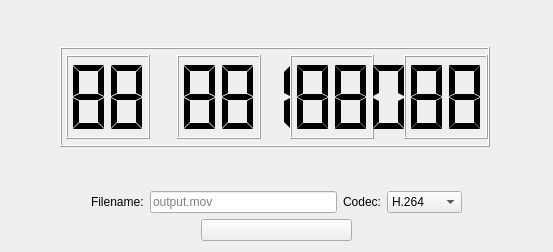
<?xml version="1.0" encoding="UTF-8"?>
<ui version="4.0">
 <class>RecorderWidget</class>
 <widget class="QWidget" name="RecorderWidget">
  <property name="geometry">
   <rect>
    <x>0</x>
    <y>0</y>
    <width>553</width>
    <height>252</height>
   </rect>
  </property>
  <property name="sizePolicy">
   <sizepolicy hsizetype="Preferred" vsizetype="Preferred">
    <horstretch>0</horstretch>
    <verstretch>0</verstretch>
   </sizepolicy>
  </property>
  <layout class="QGridLayout" name="gridLayout">
   <item row="1" column="0">
    <spacer name="horizontalSpacerLeft">
     <property name="orientation">
      <enum>Qt::Horizontal</enum>
     </property>
     <property name="sizeHint" stdset="0">
      <size>
       <width>40</width>
       <height>20</height>
      </size>
     </property>
    </spacer>
   </item>
   <item row="1" column="2">
    <widget class="QFrame" name="frameClock">
     <property name="sizePolicy">
      <sizepolicy hsizetype="Fixed" vsizetype="Fixed">
       <horstretch>0</horstretch>
       <verstretch>0</verstretch>
      </sizepolicy>
     </property>
     <property name="minimumSize">
      <size>
       <width>451</width>
       <height>120</height>
      </size>
     </property>
     <widget class="QLCDNumber" name="lcdNumber">
      <property name="geometry">
       <rect>
        <x>9</x>
        <y>10</y>
        <width>430</width>
        <height>100</height>
       </rect>
      </property>
      <property name="sizePolicy">
       <sizepolicy hsizetype="Fixed" vsizetype="Fixed">
        <horstretch>0</horstretch>
        <verstretch>0</verstretch>
       </sizepolicy>
      </property>
      <property name="minimumSize">
       <size>
        <width>300</width>
        <height>100</height>
       </size>
      </property>
      <property name="numDigits">
       <number>11</number>
      </property>
      <property name="digitCount">
       <number>11</number>
      </property>
      <property name="segmentStyle">
       <enum>QLCDNumber::Flat</enum>
      </property>
      <property name="intValue" stdset="0">
       <number>888888888</number>
      </property>
     </widget>
     <widget class="QLCDNumber" name="lcdNumberShadowMinute">
      <property name="geometry">
       <rect>
        <x>126</x>
        <y>18</y>
        <width>84</width>
        <height>84</height>
       </rect>
      </property>
      <property name="sizePolicy">
       <sizepolicy hsizetype="Fixed" vsizetype="Fixed">
        <horstretch>0</horstretch>
        <verstretch>0</verstretch>
       </sizepolicy>
      </property>
      <property name="numDigits">
       <number>2</number>
      </property>
      <property name="segmentStyle">
       <enum>QLCDNumber::Flat</enum>
      </property>
      <property name="value" stdset="0">
       <double>88.000000000000000</double>
      </property>
      <property name="intValue" stdset="0">
       <number>88</number>
      </property>
     </widget>
     <widget class="QLCDNumber" name="lcdNumberShadowHour">
      <property name="geometry">
       <rect>
        <x>15</x>
        <y>18</y>
        <width>84</width>
        <height>84</height>
       </rect>
      </property>
      <property name="sizePolicy">
       <sizepolicy hsizetype="Fixed" vsizetype="Fixed">
        <horstretch>0</horstretch>
        <verstretch>0</verstretch>
       </sizepolicy>
      </property>
      <property name="numDigits">
       <number>2</number>
      </property>
      <property name="segmentStyle">
       <enum>QLCDNumber::Flat</enum>
      </property>
      <property name="value" stdset="0">
       <double>88.000000000000000</double>
      </property>
      <property name="intValue" stdset="0">
       <number>88</number>
      </property>
     </widget>
     <widget class="QLCDNumber" name="lcdNumberShadowSecond">
      <property name="geometry">
       <rect>
        <x>239</x>
        <y>18</y>
        <width>84</width>
        <height>84</height>
       </rect>
      </property>
      <property name="sizePolicy">
       <sizepolicy hsizetype="Fixed" vsizetype="Fixed">
        <horstretch>0</horstretch>
        <verstretch>0</verstretch>
       </sizepolicy>
      </property>
      <property name="numDigits">
       <number>2</number>
      </property>
      <property name="segmentStyle">
       <enum>QLCDNumber::Flat</enum>
      </property>
      <property name="value" stdset="0">
       <double>88.000000000000000</double>
      </property>
      <property name="intValue" stdset="0">
       <number>88</number>
      </property>
     </widget>
     <widget class="QLCDNumber" name="lcdNumberShadowMillisecond">
      <property name="geometry">
       <rect>
        <x>353</x>
        <y>18</y>
        <width>84</width>
        <height>84</height>
       </rect>
      </property>
      <property name="sizePolicy">
       <sizepolicy hsizetype="Fixed" vsizetype="Fixed">
        <horstretch>0</horstretch>
        <verstretch>0</verstretch>
       </sizepolicy>
      </property>
      <property name="numDigits">
       <number>2</number>
      </property>
      <property name="segmentStyle">
       <enum>QLCDNumber::Flat</enum>
      </property>
      <property name="value" stdset="0">
       <double>88.000000000000000</double>
      </property>
      <property name="intValue" stdset="0">
       <number>88</number>
      </property>
     </widget>
     <zorder>lcdNumberShadowMillisecond</zorder>
     <zorder>lcdNumberShadowMinute</zorder>
     <zorder>lcdNumberShadowHour</zorder>
     <zorder>lcdNumberShadowSecond</zorder>
     <zorder>lcdNumber</zorder>
    </widget>
   </item>
   <item row="1" column="3">
    <spacer name="horizontalSpacerRight">
     <property name="orientation">
      <enum>Qt::Horizontal</enum>
     </property>
     <property name="sizeHint" stdset="0">
      <size>
       <width>40</width>
       <height>20</height>
      </size>
     </property>
    </spacer>
   </item>
   <item row="4" column="2">
    <layout class="QHBoxLayout" name="horizontalLayoutPlayout">
     <property name="spacing">
      <number>0</number>
     </property>
     <property name="sizeConstraint">
      <enum>QLayout::SetDefaultConstraint</enum>
     </property>
     <item>
      <spacer name="horizontalSpacerLeftPlayout">
       <property name="orientation">
        <enum>Qt::Horizontal</enum>
       </property>
       <property name="sizeType">
        <enum>QSizePolicy::Fixed</enum>
       </property>
       <property name="sizeHint" stdset="0">
        <size>
         <width>150</width>
         <height>20</height>
        </size>
       </property>
      </spacer>
     </item>
     <item>
      <widget class="QPushButton" name="pushButton">
       <property name="minimumSize">
        <size>
         <width>0</width>
         <height>0</height>
        </size>
       </property>
       <property name="focusPolicy">
        <enum>Qt::NoFocus</enum>
       </property>
       <property name="icon">
        <iconset resource="Resource.qrc">
         <normaloff>:/Graphics/Images/Record.png</normaloff>:/Graphics/Images/Record.png</iconset>
       </property>
      </widget>
     </item>
     <item>
      <spacer name="horizontalSpacerRightPlayout">
       <property name="orientation">
        <enum>Qt::Horizontal</enum>
       </property>
       <property name="sizeType">
        <enum>QSizePolicy::Fixed</enum>
       </property>
       <property name="sizeHint" stdset="0">
        <size>
         <width>150</width>
         <height>20</height>
        </size>
       </property>
      </spacer>
     </item>
    </layout>
   </item>
   <item row="3" column="2">
    <layout class="QHBoxLayout" name="horizontalLayoutInput">
     <item>
      <spacer name="horizontalSpacerLeftInput">
       <property name="orientation">
        <enum>Qt::Horizontal</enum>
       </property>
       <property name="sizeType">
        <enum>QSizePolicy::Fixed</enum>
       </property>
       <property name="sizeHint" stdset="0">
        <size>
         <width>40</width>
         <height>20</height>
        </size>
       </property>
      </spacer>
     </item>
     <item>
      <widget class="QLabel" name="labelFilename">
       <property name="text">
        <string>Filename:</string>
       </property>
      </widget>
     </item>
     <item>
      <widget class="QLineEdit" name="lineEditFilename">
       <property name="focusPolicy">
        <enum>Qt::ClickFocus</enum>
       </property>
       <property name="placeholderText">
        <string>output.mov</string>
       </property>
      </widget>
     </item>
     <item>
      <widget class="QLabel" name="labelCodec">
       <property name="text">
        <string>Codec:</string>
       </property>
      </widget>
     </item>
     <item>
      <widget class="QComboBox" name="comboBoxCodec">
       <property name="minimumSize">
        <size>
         <width>75</width>
         <height>0</height>
        </size>
       </property>
       <item>
        <property name="text">
         <string>H.264</string>
        </property>
       </item>
       <item>
        <property name="text">
         <string>DNxHD</string>
        </property>
       </item>
       <item>
        <property name="text">
         <string>ProRes</string>
        </property>
       </item>
      </widget>
     </item>
     <item>
      <spacer name="horizontalSpacerRightInput">
       <property name="orientation">
        <enum>Qt::Horizontal</enum>
       </property>
       <property name="sizeType">
        <enum>QSizePolicy::Fixed</enum>
       </property>
       <property name="sizeHint" stdset="0">
        <size>
         <width>40</width>
         <height>20</height>
        </size>
       </property>
      </spacer>
     </item>
    </layout>
   </item>
   <item row="0" column="2">
    <spacer name="verticalSpacerTop">
     <property name="orientation">
      <enum>Qt::Vertical</enum>
     </property>
     <property name="sizeHint" stdset="0">
      <size>
       <width>20</width>
       <height>40</height>
      </size>
     </property>
    </spacer>
   </item>
   <item row="2" column="2">
    <spacer name="verticalSpacerBottom">
     <property name="orientation">
      <enum>Qt::Vertical</enum>
     </property>
     <property name="sizeHint" stdset="0">
      <size>
       <width>20</width>
       <height>42</height>
      </size>
     </property>
    </spacer>
   </item>
  </layout>
 </widget>
 <resources>
  <include location="Resource.qrc"/>
 </resources>
 <connections>
  <connection>
   <sender>pushButton</sender>
   <signal>clicked()</signal>
   <receiver>RecorderWidget</receiver>
   <slot>buttonPressed()</slot>
   <hints>
    <hint type="sourcelabel">
     <x>303</x>
     <y>227</y>
    </hint>
    <hint type="destinationlabel">
     <x>303</x>
     <y>257</y>
    </hint>
   </hints>
  </connection>
 </connections>
 <slots>
  <slot>buttonPressed()</slot>
 </slots>
</ui>
